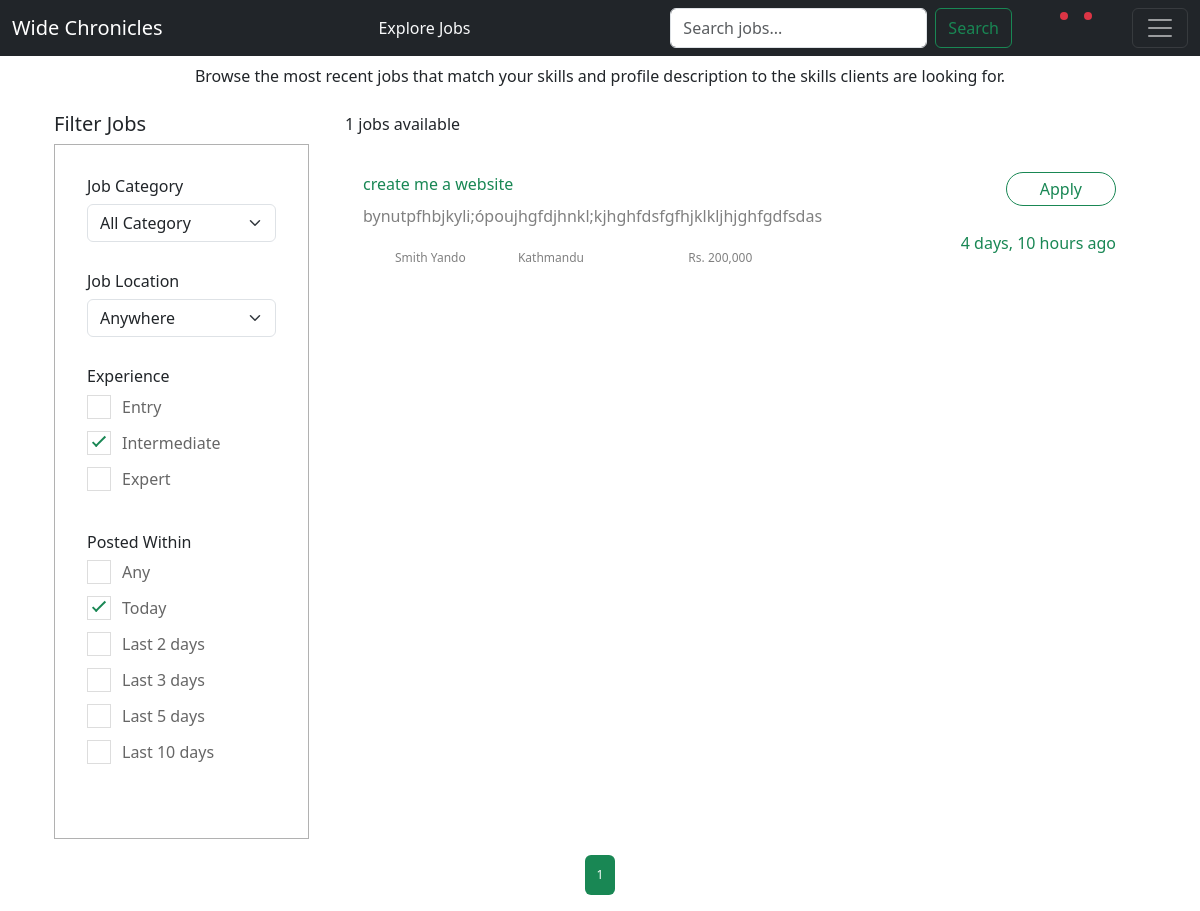
/find-work/ (signed in), run on an earlier commit of the app's database.
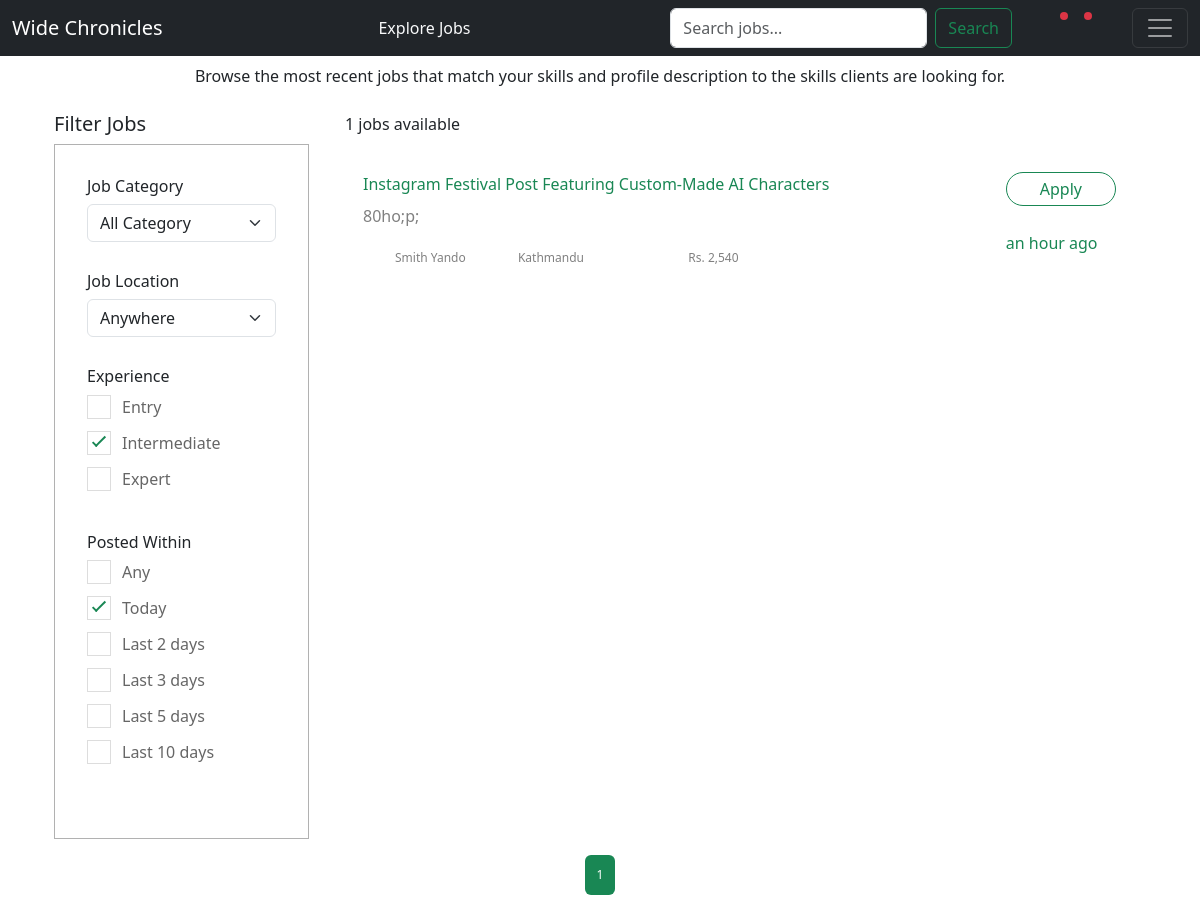
And on a later commit of the database.
### jobs/models.py (models this page shows, shortened)
class Job(models.Model):
    buyer = models.ForeignKey(Buyer, on_delete=models.CASCADE)
    title = models.CharField(max_length=200)
    budget = models.IntegerField(validators=[MinValueValidator(1000)])
    description = models.TextField()
    requirement = models.TextField()
    expertise_required = models.CharField(choices=SPECIALITY_CHOICES, max_length=50 )
    timestamp = models.DateTimeField(auto_now_add=True)
    code = models.CharField(max_length=10, unique=True, blank=True)

class Buyer(models.Model):
    owner = models.OneToOneField(User, on_delete=models.CASCADE)
    name = models.CharField(max_length=50)
    profile_pic = models.ImageField(upload_to="profile/")
    bio = models.TextField(blank=True)
    location = models.CharField(choices=LOCATION_CHOICES, max_length=100)

### jobs/views.py (the view)
# urls.py: path('find-work/',JobListView.as_view(), name='job-list'),
class JobListView(ListView):
    model = Job
    template_name = 'jobs/job_list.html'
    context_object_name = 'jobs'
    paginate_by = 5
    def get_context_data(self, **kwargs):
        context = super().get_context_data(**kwargs)
        query = self.request.GET.get('q')
        location = self.request.GET.get('location')
        if query:
            job_queryset = Job.objects.filter(title__icontains=query)
        elif location:
            job_queryset = Job.objects.filter(buyer__location=location)
        else:
            job_queryset = Job.objects.all()
        context['speciality_choices'] = SPECIALITY_CHOICES
        context['location_choices'] = LOCATION_CHOICES
        context['total_jobs_count'] = job_queryset.count()
        return context
    def get_queryset(self):
        query = self.request.GET.get('q')
        location = self.request.GET.get('location')
        queryset = Job.objects.all()
        if query:
            queryset = queryset.filter(title__icontains=query)
        if location:
            queryset = queryset.filter(buyer__location=location)
        return queryset.order_by('-timestamp')

### accounts/models.py (called while the page is built)
    def role(self):
        if hasattr(self, 'seller'):
            return 'Seller'
        elif hasattr(self, 'buyer'):
            return 'Buyer'
        else:
            return None

    def name(user):
        if hasattr(user, 'seller'):
            return user.seller.name
        elif hasattr(user, 'buyer'):
            return user.buyer.name

    def profile_pic(user):
        if hasattr(user, 'seller'):
            return user.seller.profile_pic.url
        elif hasattr(user, 'buyer'):
            return user.buyer.profile_pic.url
        return user.profile_pic

### jobs/templates/jobs/job_list.html (shortened to what this page needs)
{% extends 'jobs/_base.html' %}
{% load humanize %}
{% block content%}
{% load icon %}
    <div class="row text-center pb-4 pt-2">
        <div>Browse the most recent jobs that match your skills and profile description to the skills clients are looking for.</div>
    </div>
    <div class="job-listing-area pt-120 pb-120">
        <div class="container">
            <div class="row">
                <div class="col-xl-3 col-lg-3 col-md-4">
                    <div class="row">
                        <div class="col-12">
                                <h5>Filter Jobs</h5>
                        </div>
                    </div>
                    <div class="job-category-listing mb-3">
                        <div class="single-listing">
                                 <h6>Job Category</h6>
                            <div class="select-job-items2">
                                <select name="select" class="form-select">
                                    <option value="">All Category</option>
                                </select>
                            </div>
                        </div>
                        <div class="single-listing">
                            <div class="small-section-tittle2">
                                <h6>Job Location</h6>
                            </div>
                            <div class="select-job-items2">
                                <form method="GET" action="{% url 'job-list' %}">
                                    <select name="location" class="form-select" onchange="this.form.submit()">
                                        <option value="">Anywhere</option>
                                    </select>
                                </form>
                            </div>
                        </div>
                        <div class="single-listing">
                            <div class="select-Categories pt-80 pb-50">
                                <div class="small-section-tittle2">
                                    <h6>Experience</h6>
                                </div>
                                <label class="container">Entry
                                    <span class="checkmark"></span>
                                </label>
                                <label class="container">Intermediate
                                    <span class="checkmark"></span>
                                </label>
                                <label class="container">Expert
                                    <span class="checkmark"></span>
                                </label>
                            </div>
                        </div>
                        <div class="single-listing">
                            <div class="select-Categories pb-50">
                                <div class="small-section-tittle2">
                                    <h6>Posted Within</h6>
                                </div>
                                <label class="container">Any
                                    <span class="checkmark"></span>
                                </label>
                                <label class="container">Today
                                    <span class="checkmark"></span>
                                </label>
                                <label class="container">Last 2 days
                                    <span class="checkmark"></span>
                                </label>
                                <label class="container">Last 3 days
                                    <span class="checkmark"></span>
                                </label>
                                <label class="container">Last 5 days
                                    <span class="checkmark"></span>
                                </label>
                                <label class="container">Last 10 days
                                    <span class="checkmark"></span>
                                </label>
                            </div>
                        </div>
                    </div>
                </div>
                <div class="col-xl-9 col-lg-9 col-md-8">
                    <section class="featured-job-area">
                        <div class="container">
                            <div class="row">
                                <div class="col-lg-12">
                                    <div>
                                        <span class="float-start">{{ total_jobs_count }} jobs available</span>
                                    </div>
                                </div>
                            </div>
                        {% for job in jobs %}
                        <div class="row">
                            <div class="single-job-items  ">
                                <div class="job-tittle col-8 float-start text-wrap">
                                        <a href="{% url 'job-detail' job.code %}" class=" text-decoration-none">
                                            {{ job.title}}
                                        </a>
                                        <p class="text-truncate pt-2 " >{{job.description}}</p>
                                        <ul>
                                            <li> {% icon "user" %}{{ job.buyer.name}}</li>
                                            <li>{% icon "map-pin" %}{{ job.buyer.location}}</li>
                                            <li>Rs. {{job.budget|intcomma}}</li>
                                        </ul>
                                </div>
                                <div class="items-link float-end">
                                    <a href="{% url 'job-detail' job.code %}" class="text-decoration-none">Apply</a>
                                    <span>{{job.timestamp|naturaltime}}</span>
                                </div>
                            </div>
                        </div>
                        {% endfor %}
                        </div>
                    </section>
                </div>
            </div>
        </div>
    </div>
    <div class="pagination-area pb-115 text-center">
        <div class="container">
            <div class="row">
                <div class="col-12 text-center">
                    <nav aria-label="Page navigation ">
                        <ul class="pagination justify-content-center">
                            {% for num in page_obj.paginator.page_range %}
                                {% if num == page_obj.number %}
                                    <li class="page-item active" aria-current="page">
                                        <a class="page-link" href="?page={{ num }}">{{ num }}</a>
                                    </li>
                                {% elif num > page_obj.number|add:'-3' and num < page_obj.number|add:'3' %}
                                    <li class="page-item">
                                        <a class="page-link" href="?page={{ num }}">{{ num }}</a>
                                    </li>
                                {% endif %}
                            {% endfor %}
                        </ul>
                    </nav>
                </div>
            </div>
        </div>
    </div>
{% endblock content%}

### jobs/templates/jobs/_base.html (shortened to what this page needs)
<!DOCTYPE html>
<html lang="en">
  {% load static %}
  {% load icon %}
  {% load bootstrap5 %}
<head>
    {% bootstrap_css %}
    <link rel="stylesheet" href="{% static 'css/style.css' %}">
</head>
<body>
    <nav class="navbar navbar-dark bg-dark text-light ">
      <div class="container-fluid  ">
        <a class="navbar-brand" href="{% url 'seller-list'%}">Wide Chronicles</a>
        {% if user.is_authenticated %}
          <a href="{% url 'job-list' %}" class="text-light fw-lighter text-decoration-none fs-6 ">
            Explore Jobs
          </a>
          <div class="gap-5 d-flex">
            <form class="form-inline my-2 my-lg-0 gap-2 d-flex" method="get" action="{% url 'job-list' %}">
              <input class="form-control mr-sm-2" type="search" placeholder="Search jobs..." name="q" value="{{ request.GET.q }}">
              <button class="btn btn-outline-success my-2 my-sm-0" type="submit">Search</button>
            </form>
          <div class="gap-4 d-flex">
            <a href="#" class="pt-2 text-light">
              <i class="position-relative "> {% icon "mail" %}<span class="position-absolute top-0 end-10 translate-middle-y badge rounded-circle bg-danger p-1 "><span class="visually-hidden">unread messages</span></span></i>
            </a>
            <a href="#" class="pt-2 text-light">
              <i class=" position-relative "> {% icon "bell" %}<span class="position-absolute top-0 end-10 translate-middle-y badge rounded-circle bg-danger p-1 "><span class="visually-hidden">unread messages</span></span></i>
            </a>
          </div>
          <button class="navbar-toggler" type="button" data-bs-toggle="offcanvas" data-bs-target="#offcanvasNavbar" aria-controls="offcanvasNavbar" aria-label="Toggle navigation">
            <span class="navbar-toggler-icon"></span>
          </button>
        </div>
        {% endif %}
      </div>
    </nav>
    <div class="container ">
    {% block content %}
    {% endblock content %}
    </div>
</body>
</html>

### jobs/static/css/style.css (style rules this page uses)
.single-job-items { padding: 36px 30px; transition: .4s; }
.single-job-items .job-tittle a { color: #198754; transition: .4s; overflow: hidden; text-decoration: none; }
.single-job-items .job-tittle p { color: #808080; }
.single-job-items .job-tittle ul li { display: inline-block; margin-right: 48px; font-size: 12px; color: #808080; line-height: 1.8; }
.single-job-items .job-tittle ul li:last-child { margin-right: 0; }
.items-link a { color: #198754; border: 1px solid #198754; border-radius: 30px; padding: 4px 33px; text-align: center; margin-bottom: 25px; float:right; }
.items-link span { color: #198754; display: block; }
.job-category-listing { padding: 2rem; display: block; border: solid #b1b1b1 1px; }
.job-category-listing .single-listing { padding-bottom: 30px; }
.job-category-listing .single-listing .select-Categories .container { display: block; position: relative; padding-left: 35px; margin-bottom: 12px; cursor: pointer; color: #666666; font-size: 16px; user-select: none; }
.job-category-listing .single-listing .select-Categories .checkmark { position: absolute; top: 0; left: 0; height: 24px; width: 24px; border: 1px solid #ddd; }
.job-category-listing .single-listing .select-Categories .checkmark:after { content: ""; position: absolute; display: none; }
.job-category-listing .single-listing .select-Categories .container input:checked ~ .checkmark:after { display: block; }
.job-category-listing .single-listing .select-Categories .container .checkmark::after { left: 8px; top: 1px; width: 6px; height: 14px; border: solid #198754; border-width: 0px 2px 2px 0; transform: rotate(45deg); }
.pagination-area .page-item { margin: 0; }
.pagination-area .page-link { border: 0; font-size: 12px; text-align: center; background: none; box-shadow: none; outline: 0; color: #777777; padding: 11px 12px; background: #fff; margin: 0 3px; border-radius: 5px; border: 1px solid #f0f0f0; }
.pagination-area .page-item.active .page-link { z-index: 1; border: 0; position: relative; box-shadow: none; outline: 0; background: #198754; color: #fff; }

What changed in the data, as far as the page shows it:
removed Job: title "create me a website", description "bynutpfhbjkyli;ópoujhgfdjhnkl;kjhghfdsfgfhjklkljhjghfgdfsdas", buyer.name "Smith Yando", buyer.location "Kathmandu", budget "200,000", timestamp "4 days, 10 hours ago"
added Job: title "Instagram Festival Post Featuring Custom-Made AI Characters", description "80ho;p;", buyer.name "Smith Yando", buyer.location "Kathmandu", budget "2,540", timestamp "an hour ago"
